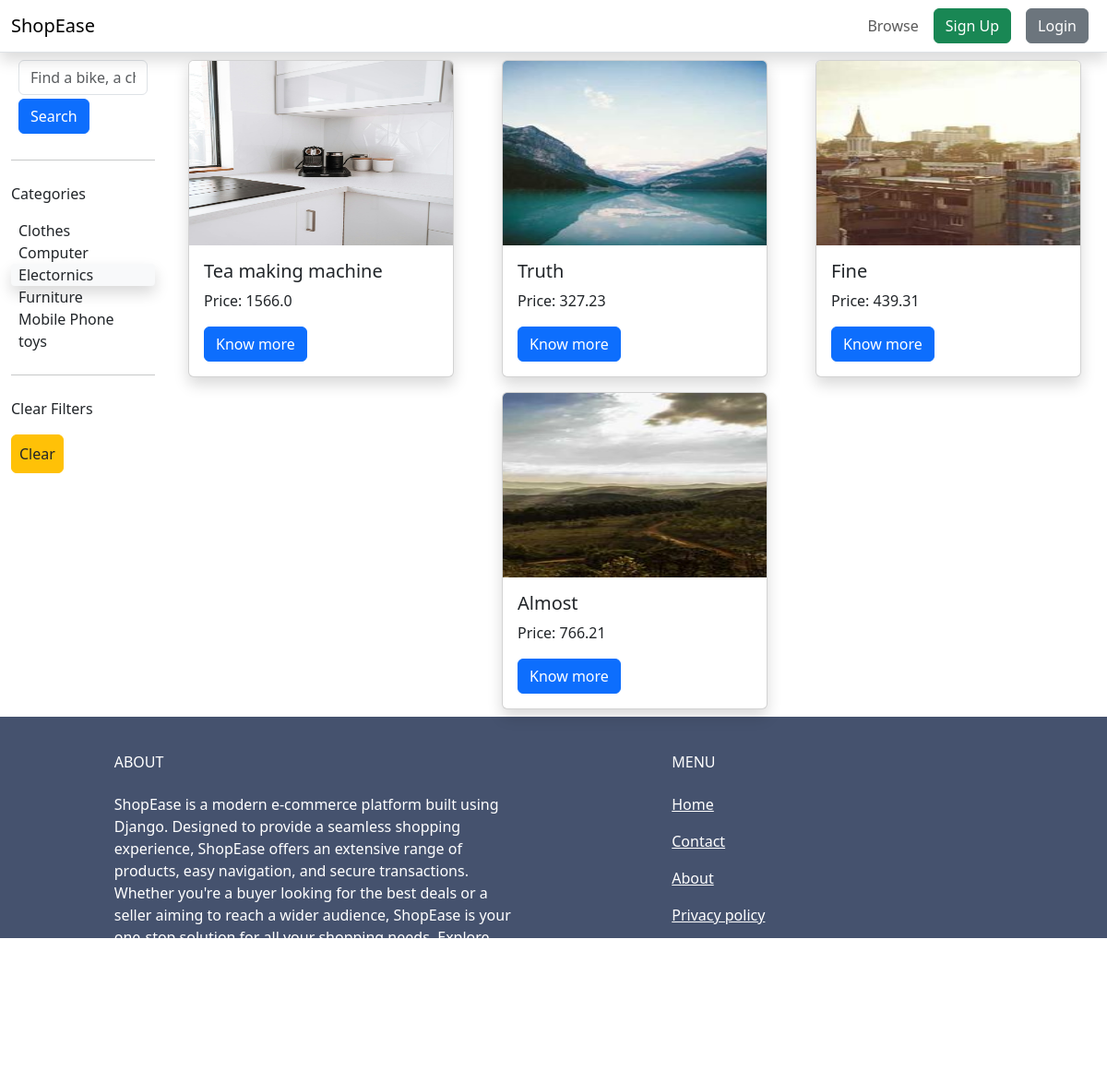
The app's page /item/?query=&category=1 with its own data.
### items/models.py (models this page shows, shortened)
class Category(models.Model):
    name = models.CharField(max_length=255)
    class Meta:
        verbose_name_plural = 'Categories'
        ordering = ('name',)
    def __str__(self) -> str:
        return self.name

class Item(models.Model):
    category = models.ForeignKey(Category,related_name='items', on_delete=models.CASCADE)
    name = models.CharField(max_length=255)
    description = models.TextField(blank=True, null=True)
    price = models.FloatField()
    is_sold = models.BooleanField(default=False)
    created_by = models.ForeignKey(User, related_name='items', on_delete=models.CASCADE)
    created_at = models.DateField(auto_now_add=True)
    image = models.ImageField(upload_to='media/item',blank=True, null=True)

### items/views.py (the view)
# urls.py: path('item/', include('items.urls')),
def items(request):
    query = request.GET.get('query','')
    category_id = request.GET.get('category', 0)
    categories = Category.objects.all()
    items = Item.objects.filter(is_sold=False)
    if category_id:
        items = items.filter(category_id=category_id)
    if query:
        items = items.filter(Q(name__icontains=query) | Q(description__icontains=query))
    return render(request,'items/items.html' ,{
        'items':items,
        'query':query,
        'categories':categories,
        'category_id':int(category_id)
    })

### items/templates/items/items.html (shortened to what this page needs)
{% extends 'core/base.html' %}
{% block content %}
  <div class="row">
    <div class="col-2">
      <div class="container">
        <form action="{% url 'item:items' %}" method="get" class="m-2">
          <input name="query" class="form-control" type="text" value="{{ query }}" placeholder="Find a bike, a chair or car" />
          <button class="btn btn-primary my-1" type="submit">Search</button>
        </form>
        <hr class="my-4" />
        <p class="font-weight-bold">Categories</p>
        <ul class="list-unstyled">
          {% for category in categories %}
            <li class="{% if category.id == category_id %}bg-light shadow rounded-1{% endif %}">
              <a class="text-reset text-decoration-none p-2" href="{% url 'item:items' %}?query={{ query }}&category={{ category.id }}">{{ category }}</a>
            </li>
          {% endfor %}
        </ul>
        <hr class="my-4" />
        <p class="font-weight-bold">Clear Filters</p>
        <ul class="list-unstyled">
            <li>
              <a class="text-reset text-decoration-none p-2 btn btn-warning" href="{% url 'item:items' %}">Clear</a>
            </li>
        </ul>
      </div>
    </div>
    <div class="col-10">
      <div class="row justify-content-evenly">
        {% for item in items %}
          <div class="col-4 my-2">
            <div class="card shadow" style="width: 18rem;">
              <img src="{{ item.image.url }}" class="card-img-top" width="100" height="200" alt="..." />
              <div class="card-body">
                <h5 class="card-title">{{ item.name }}</h5>
                <p class="card-text">Price: {{ item.price }}</p>
                <a href="{% url 'item:detail' item.id %}" class="btn btn-primary">Know more</a>
              </div>
            </div>
          </div>
        {% endfor %}
      </div>
    </div>
  </div>
{% endblock %}

### records on screen
Category: name "Clothes"
Category: name "Computer"
Category: name "Electornics"
Category: name "Furniture"
Category: name "Mobile Phone"
Category: name "toys"
Item: image (picture), name "Tea making machine", price "1566.0"
Item: image (picture), name "Truth", price "327.23"
Item: image (picture), name "Fine", price "439.31"
Item: image (picture), name "Almost", price "766.21"
